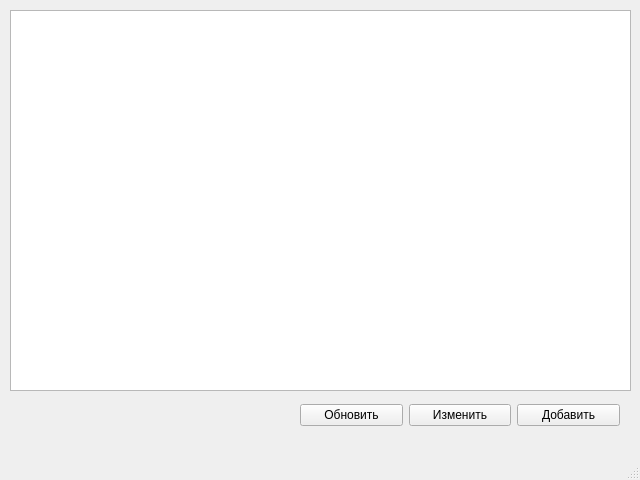
<?xml version="1.0" encoding="UTF-8"?>
<ui version="4.0">
 <class>MainWindow</class>
 <widget class="QMainWindow" name="MainWindow">
  <property name="geometry">
   <rect>
    <x>0</x>
    <y>0</y>
    <width>640</width>
    <height>480</height>
   </rect>
  </property>
  <property name="windowTitle">
   <string>MainWindow</string>
  </property>
  <widget class="QWidget" name="centralwidget">
   <widget class="QTableWidget" name="tableWidget">
    <property name="geometry">
     <rect>
      <x>10</x>
      <y>10</y>
      <width>621</width>
      <height>381</height>
     </rect>
    </property>
   </widget>
   <widget class="QWidget" name="horizontalLayoutWidget">
    <property name="geometry">
     <rect>
      <x>300</x>
      <y>400</y>
      <width>320</width>
      <height>31</height>
     </rect>
    </property>
    <layout class="QHBoxLayout" name="horizontalLayout">
     <item>
      <widget class="QPushButton" name="pushButton_3">
       <property name="text">
        <string>Обновить</string>
       </property>
      </widget>
     </item>
     <item>
      <widget class="QPushButton" name="pushButton_2">
       <property name="text">
        <string>Изменить</string>
       </property>
      </widget>
     </item>
     <item>
      <widget class="QPushButton" name="pushButton">
       <property name="text">
        <string>Добавить</string>
       </property>
      </widget>
     </item>
    </layout>
   </widget>
  </widget>
  <widget class="QMenuBar" name="menubar">
   <property name="geometry">
    <rect>
     <x>0</x>
     <y>0</y>
     <width>640</width>
     <height>21</height>
    </rect>
   </property>
  </widget>
  <widget class="QStatusBar" name="statusbar"/>
 </widget>
 <resources/>
 <connections/>
</ui>
